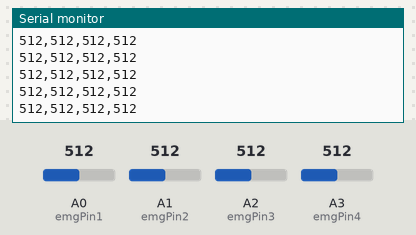
The sketch below on a simulated Arduino Uno, built with avr-gcc and run on an emulated ATmega328P. Parts: the last lines printed to the serial monitor. Inputs (shaded band) come from the test bench; at power-on: A0 (emgPin1) = 512, A1 (emgPin2) = 512, A2 (emgPin3) = 512, A3 (emgPin4) = 512.

Above: at 1.2 s.
1.3 s: A0 (emgPin1) set to 716
At 1.9 s:
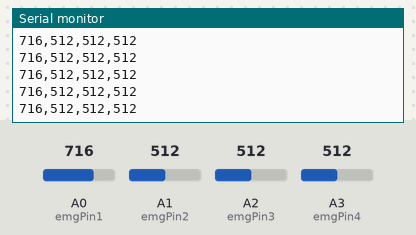
2.8 s: A1 (emgPin2) set to 716
At 3.4 s:
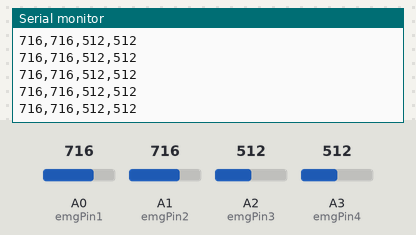
4.3 s: A2 (emgPin3) set to 716
At 5.4 s:
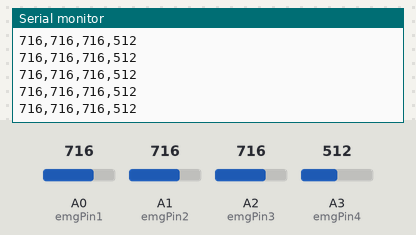
5.8 s: A3 (emgPin4) set to 716
At 6.3 s:
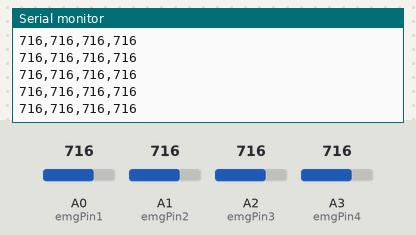
7.3 s: A0 (emgPin1) set to 992
At 8.4 s:
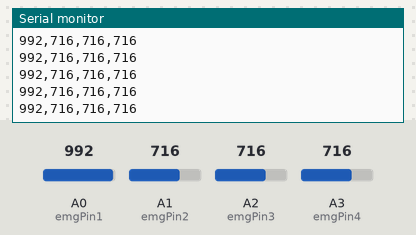
8.8 s: A1 (emgPin2) set to 992
At 9.3 s:
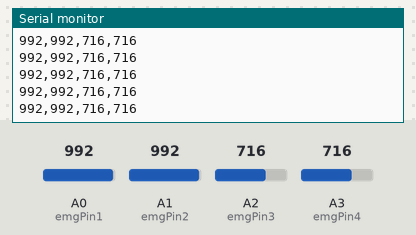
Timing chart, 0 to 11.3 s (numbered marks = the images above; inputs shaded):
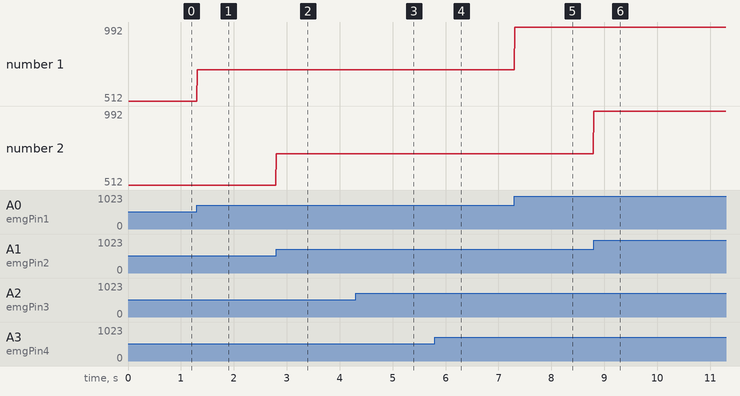

Measured:
- after the input at 1.3 s, the serial monitor: prints a new line at once (image 1)
- after the input at 2.8 s, the serial monitor: prints a new line at once (image 2)
- after the input at 4.3 s, the serial monitor: prints a new line at once (image 3)
- after the input at 5.8 s, the serial monitor: prints a new line at once (image 4)
- after the input at 7.3 s, the serial monitor: prints a new line at once (image 5)
- after the input at 8.8 s, the serial monitor: prints a new line at once (image 6)
- plotted number 1: 512 → 716 after the input at 1.3 s, 716 → 992 after the input at 7.3 s

The sketch:

ArduinoDataCollection.ino
```cpp
// Arduino Script to Collect data from sensors

// Set places where sEMG sensors are connected
const int emgPin1 = A0;
const int emgPin2 = A1;
const int emgPin3 = A2;
const int emgPin4 = A3;
// const int emgPin5 = A4;

// In an ideal world, you would use a sampling rate of around 1000 for a
// cleaner signal, but we found it sufficient to use a rate of 100 for our
// purposes
// If you do want to increase the sampling rate to 1000, simply replace every
// instance of millis with micros
const unsigned long sampleRate = 100;
unsigned long previousMillis = 0;

void setup() {
    Serial.begin(115200);
    // Setup pins we are connecting to sensors
    // Originally used 5 sensors but had to switch to 4 due to issues
    // with our hardware
    pinMode(emgPin1, INPUT);
    pinMode(emgPin2, INPUT);
    pinMode(emgPin3, INPUT);
    pinMode(emgPin4, INPUT);
    // pinMode(emgPin5, INPUT);
}

void loop() {
    unsigned long currentMillis = millis();
    if (currentMillis - previousMillis >= (1000 / sampleRate)) {
        previousMillis = currentMillis;

        // Read pins to get signals from sensors
        int emgValue1 = analogRead(emgPin1);
        int emgValue2 = analogRead(emgPin2);
        int emgValue3 = analogRead(emgPin3);
        int emgValue4 = analogRead(emgPin4);
        // int emgValue5 = analogRead(emgPin5);

        // Send all EMG values separated by a comma
        Serial.print(emgValue1);
        Serial.print(",");
        Serial.print(emgValue2);
        Serial.print(",");
        Serial.print(emgValue3);
        Serial.print(",");
        Serial.println(emgValue4);
        // Serial.print(",");
        // Serial.println(emgValue5);
    }
}
```
